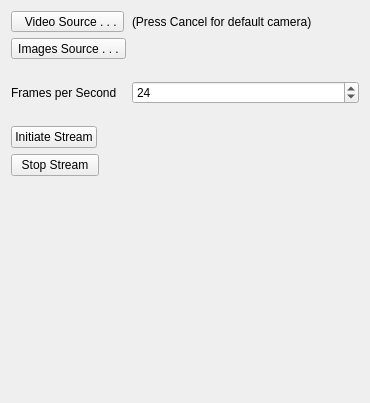
           <widget class="QWidget" name="rawPage">
            <property name="geometry">
             <rect>
              <x>0</x>
              <y>0</y>
              <width>370</width>
              <height>403</height>
             </rect>
            </property>
            <attribute name="label">
             <string>Raw Output</string>
            </attribute>
            <layout class="QFormLayout" name="formLayout_3">
             <property name="labelAlignment">
              <set>Qt::AlignLeading|Qt::AlignLeft|Qt::AlignTop</set>
             </property>
             <property name="formAlignment">
              <set>Qt::AlignLeading|Qt::AlignLeft|Qt::AlignTop</set>
             </property>
             <item row="0" column="0">
              <widget class="QToolButton" name="videoSourceToolButton">
               <property name="text">
                <string>  Video Source . . .</string>
               </property>
              </widget>
             </item>
             <item row="0" column="1">
              <widget class="QLabel" name="label_2">
               <property name="text">
                <string>(Press Cancel for default camera)</string>
               </property>
              </widget>
             </item>
             <item row="2" column="0">
              <spacer name="verticalSpacer_5">
               <property name="orientation">
                <enum>Qt::Vertical</enum>
               </property>
               <property name="sizeType">
                <enum>QSizePolicy::Fixed</enum>
               </property>
               <property name="sizeHint" stdset="0">
                <size>
                 <width>20</width>
                 <height>10</height>
                </size>
               </property>
              </spacer>
             </item>
             <item row="4" column="0">
              <widget class="QLabel" name="label_8">
               <property name="text">
                <string>Frames per Second</string>
               </property>
              </widget>
             </item>
             <item row="4" column="1">
              <widget class="QSpinBox" name="fpsSpinBox">
               <property name="frame">
                <bool>true</bool>
               </property>
               <property name="minimum">
                <number>1</number>
               </property>
               <property name="maximum">
                <number>120</number>
               </property>
               <property name="singleStep">
                <number>1</number>
               </property>
               <property name="value">
                <number>24</number>
               </property>
              </widget>
             </item>
             <item row="6" column="0">
              <widget class="QPushButton" name="initiateButton">
               <property name="text">
                <string>Initiate Stream</string>
               </property>
              </widget>
             </item>
             <item row="7" column="0">
              <widget class="QPushButton" name="stopButton">
               <property name="text">
                <string>  Stop Stream  </string>
               </property>
              </widget>
             </item>
             <item row="1" column="0">
              <widget class="QToolButton" name="imagesSourceToolButton">
               <property name="text">
                <string>Images Source . . .</string>
               </property>
              </widget>
             </item>
             <item row="5" column="0">
              <spacer name="verticalSpacer_6">
               <property name="orientation">
                <enum>Qt::Vertical</enum>
               </property>
               <property name="sizeType">
                <enum>QSizePolicy::Fixed</enum>
               </property>
               <property name="sizeHint" stdset="0">
                <size>
                 <width>20</width>
                 <height>10</height>
                </size>
               </property>
              </spacer>
             </item>
            </layout>
           </widget>
